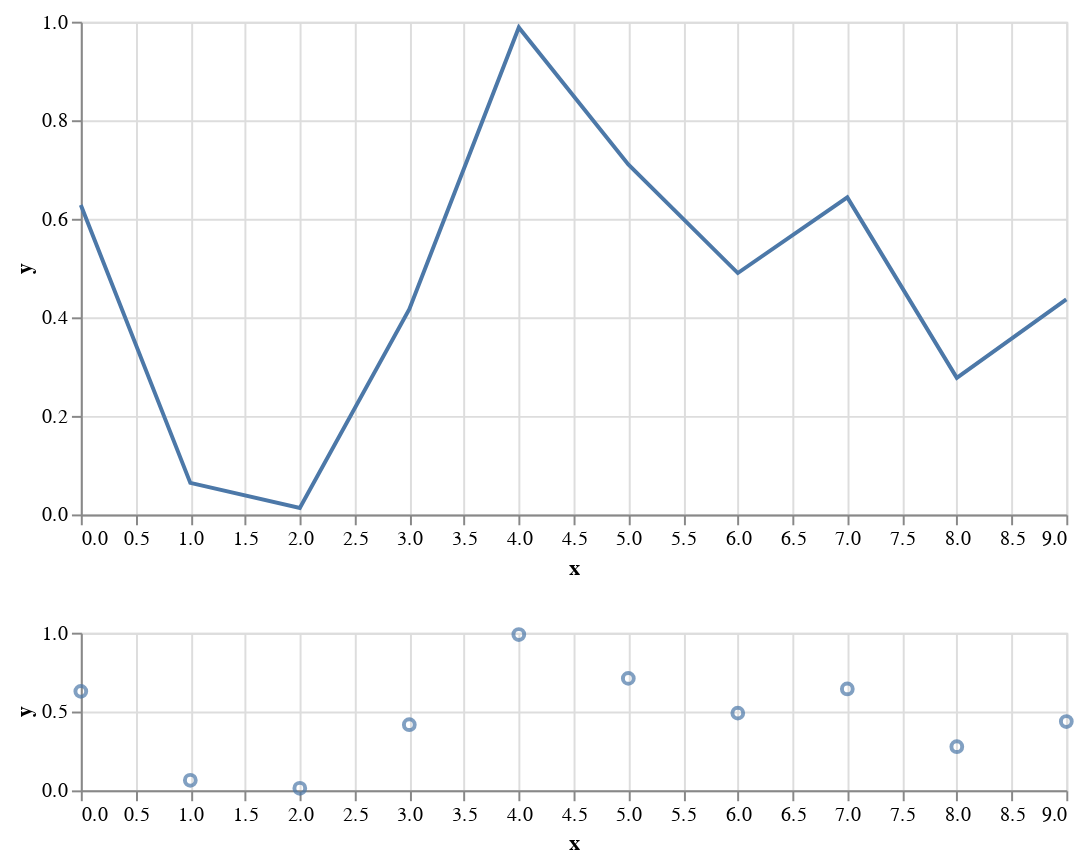

This figure's notebook cell:
### Markdown cell above
## Vertikális összefűzés

### Code cell
upper = base.mark_line().properties(width=500, height=250)
lower = base.mark_point().properties(width=500, height=80)
upper & lower

### Figure 1 — Vega-Lite specification as saved in the notebook (floating-point values rounded to 4 significant figures)
{"config": {"view": {"continuousWidth": 400, "continuousHeight": 300}}, "vconcat": [{"mark": "line", "encoding": {"x": {"type": "quantitative", "field": "x"}, "y": {"type": "quantitative", "field": "y"}}, "height": 250, "width": 500}, {"mark": "point", "encoding": {"x": {"type": "quantitative", "field": "x"}, "y": {"type": "quantitative", "field": "y"}}, "height": 80, "width": 500}], "data": {"name": "data-3bcf718f895c11ce3341888a98adb956"}, "$schema": "https://vega.github.io/schema/vega-lite/v4.8.1.json", "datasets": {"data-3bcf718f895c11ce3341888a98adb956": [{"x": 0, "y": 0.6279}, {"x": 1, "y": 0.06392}, {"x": 2, "y": 0.01328}, {"x": 3, "y": 0.4165}, {"x": 4, "y": 0.9883}, {"x": 5, "y": 0.7103}, {"x": 6, "y": 0.4899}, {"x": 7, "y": 0.6434}, {"x": 8, "y": 0.2772}, {"x": 9, "y": 0.4365}]}}
